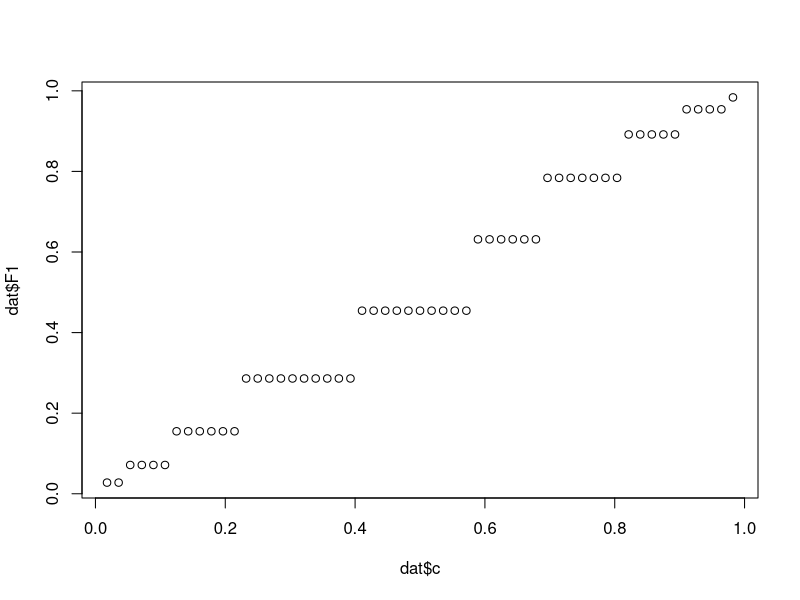
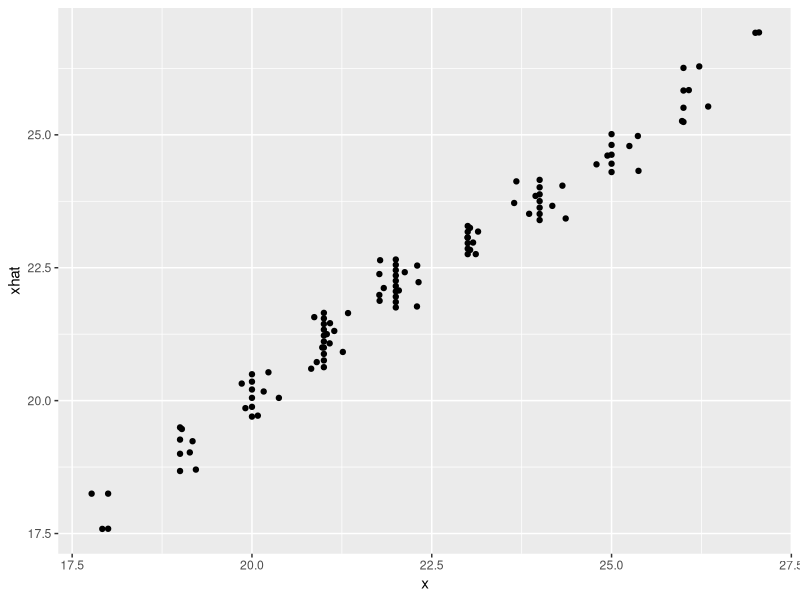

Source code (R) for these figures, in order:
library(tidyverse)
#####################
#PP plot
#####################
x<-c(27,25,24,24,22,20,21,22,21,25,24,
     26,25,24,23,22,20,21,19,21,25,24,
     26,25,22,23,22,22,21,19,21,23,21,
     26,24,22,23,22,22,20,19,21,23,21,
     26,24,22,23,21,19,20,18,20,20,18)

dat<-x%>%data.frame()

names(dat)<-"x"
dat<-dat%>%arrange(x)%>%
  mutate(F1=pnorm(x,mean = mean(x),sd = sd(x)))

c<-c()
for(i in 1:nrow(dat)){
  c[i]<-i/(nrow(dat)+1)
}

dat$c<-c

plot(x=dat$c,y = dat$F1)

######################
#QQ plot
######################

xhat<-qnorm(p = dat$c,mean = mean(dat$x),sd = sd(dat$x))

dat$xhat<-xhat

dat%>%ggplot(aes(x=x,y = xhat))+
  geom_point()+geom_jitter()
